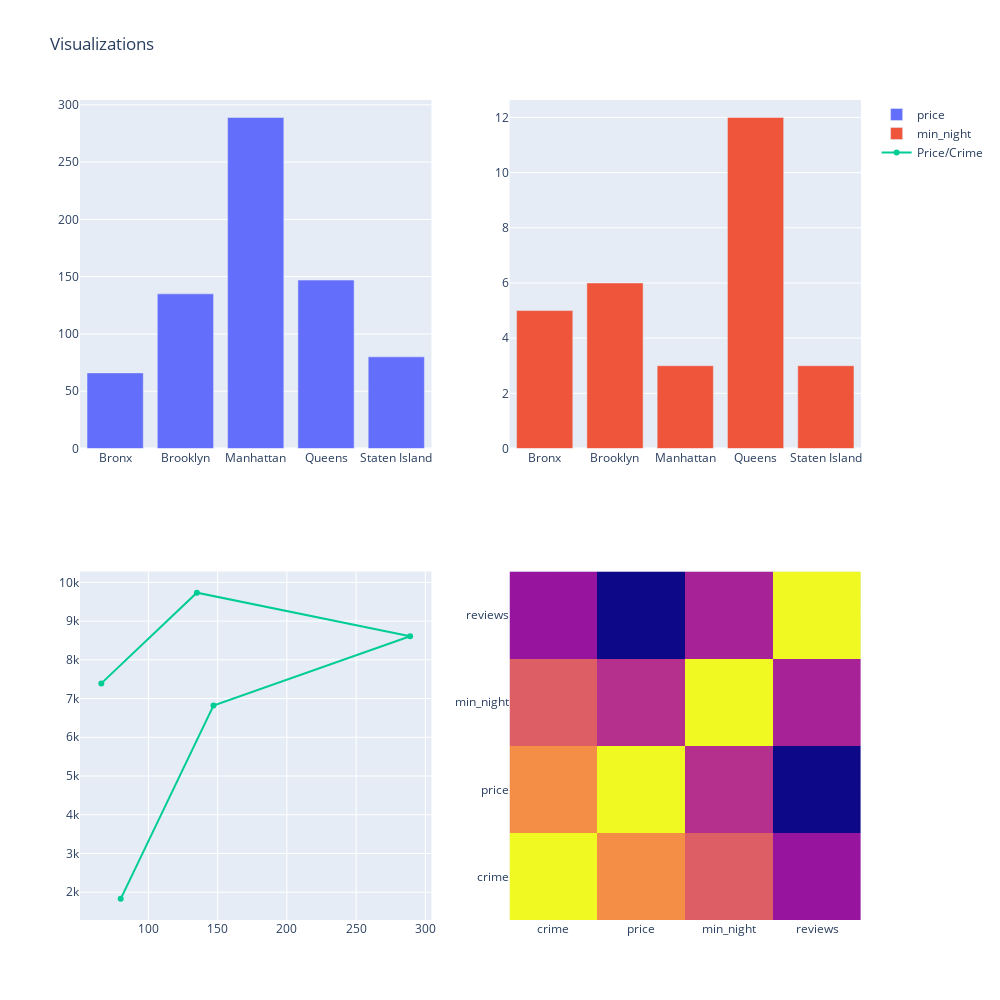
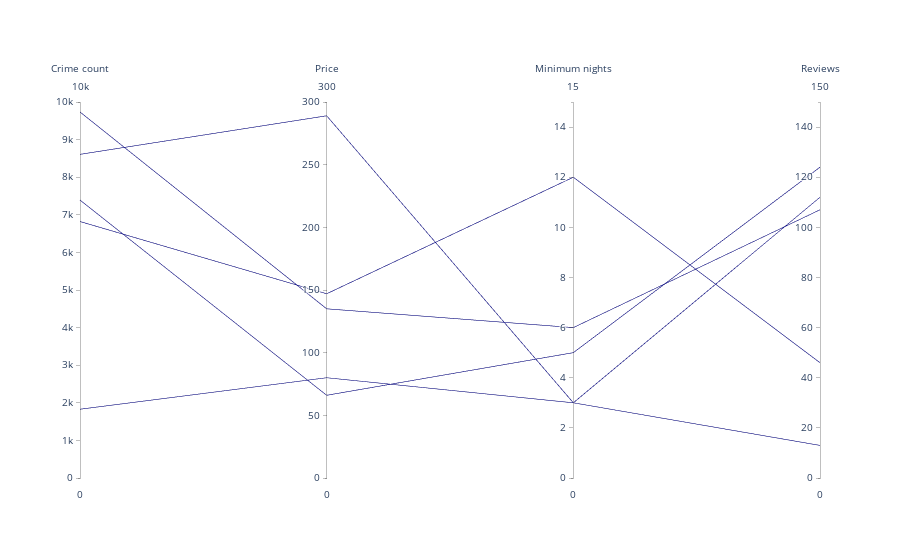

Here is the notebook cell these charts were saved with, in order:
### Code cell
#initial data
f = pd.read_csv("airbnb_&_crime.csv")
print("Visualization dashboard below is created from Airbnb Vs Crime data in 5 bouroughs of New York. Let learn more about the commonly understood facts about New York data and some those we learned from these visualization.")


# <font color='#5BC60C'>DASHBOARD</font> 
#run this code to see the correlation data used for the corelaion matrix
da=f[['Crime_count','price','minimum_nights','number_of_reviews']].corr()
da    


# from matplotlib import pyplot
from plotly.subplots import make_subplots
import plotly.graph_objects as go
import plotly.express as px


fig = make_subplots(rows=2, cols=2)

# bar graph 1
fig.add_trace(go.Bar(name='price', x=f['Location'], y=f['price']),row=1,col=1)
# fig.show()

# bar graph 2
fig.add_trace(go.Bar(name="min_night", x=f['Location'], y=f['minimum_nights']),row=1,col=2)
# fig.show()

#scatter plot
fig.add_trace(go.Scatter(name="Price/Crime",x=f['price'],y=f['Crime_count'],text=["Bronx","Brooklyn","Manhattan","Queens","Staten Island"]),row=2, col=1)


#corr matrix in heatmap
fig.add_trace(go.Heatmap(z=[[1.000000,0.472697,0.202336,-0.299542],[0.472697,1.000000,-0.112712,-0.909237],
                                   [0.202336,-0.112712,1.000000,-0.199395],[-0.299542,-0.909237,-0.199395,1.000000]]
                               ,x=['crime','price','min_night','reviews'],
                                y=['crime','price','min_night','reviews'],showscale = False),row=2,col=2)

fig.update_layout(height=1000, width=1000, title_text="Visualizations")

fig.show()

#parallel axis
fig = go.Figure(data=
    go.Parcoords(
        line = dict(color ='darkblue',
                   colorscale = [[0,'purple'],[0.5,'lightseagreen'],[1,'gold']]),
        dimensions = list([
#             dict(range = [0,8],
#                 constraintrange = [4,8],
#                 label = 'Location', values = f['Location']),
            dict(range = [0,10000],
                label = 'Crime count', values = f['Crime_count']),
            dict(range = [0,300],
                label = 'Price', values = f['price']),
            dict(range = [0,15],
                label = 'Minimum nights', values = f['minimum_nights']),
            dict(range = [0,150],
                label = 'Reviews', values = f['number_of_reviews'])
        ])
    )
)

fig.update_layout(
    plot_bgcolor = 'white',
    paper_bgcolor = 'white'
)

fig.show()




#Brushing Linking
from plotly.offline import iplot, init_notebook_mode
import plotly.graph_objs as go
import pandas as pd
import numpy as np
import ipywidgets as widgets
init_notebook_mode(connected=True)

cars_df = pd.read_csv("airbnb_&_crime.csv")

# Build parcats dimensions
categorical_dimensions = [
  'price',
  'minimum_nights',
  'Crime_count','number_of_reviews'
];

dimensions = [
    dict(values=cars_df[label], label=label)
    for label in categorical_dimensions
]

# Build colorscale
color = np.zeros(len(cars_df), dtype='uint8')
colorscale = [[0, 'gray'], [0.33, 'gray'],
              [0.33, 'firebrick'], [0.66, 'firebrick'],
              [0.66, 'blue'], [1.0, 'blue']];
cmin = -0.5
cmax = 2.5

# Build figure as FigureWidget
fig = go.FigureWidget(
    data=[
        go.Scatter(
            x=cars_df.Location,
            y=cars_df['Crime_count'],
            marker={'color': color,
                    'cmin': cmin,
                    'cmax': cmax,
                    'colorscale': colorscale,
                    'showscale': True,
                    'colorbar': {'tickvals': [0, 1, 2],
                                 'ticktext': ['None', 'Red', 'Blue']}
                   },
            mode='markers'),

        go.Parcats(
            domain={'y': [0, 0.4]},
            dimensions=dimensions,
            line={
                'colorscale': colorscale,
                'cmin': cmin,
                'cmax': cmax,
                'color': color,
                'shape': 'hspline'})
    ],
    layout=go.Layout(
        height=800,
        xaxis={'title': 'Location'},
        yaxis={'title': 'Crime count',
               'domain': [0.6, 1]},
        dragmode='lasso',
        hovermode='closest')
)

# Build color selection widget
color_toggle = widgets.ToggleButtons(
    options=['None', 'Red', 'Blue'],
    index=1,
    description='Brush Color:',
    disabled=False,
)

# Update color callback
def update_color(trace, points, state):
    # Compute new color array
    new_color = np.array(fig.data[0].marker.color)
    new_color[points.point_inds] = color_toggle.index

    with fig.batch_update():
        # Update scatter color
        fig.data[0].marker.color = new_color

        # Update parcats colors
        fig.data[1].line.color = new_color

# Register callback on scatter selection...
fig.data[0].on_selection(update_color)
# and parcats click
fig.data[1].on_click(update_color)

# Display figure
widgets.VBox([color_toggle, fig])

### Figure 1 — Plotly figure (JSON) as saved in the notebook; plotly's stock layout.template omitted (floating-point values rounded to 4 significant figures)
{"data": [{"name": "price", "type": "bar", "x": ["Bronx", "Brooklyn", "Manhattan", "Queens", "Staten Island"], "xaxis": "x", "y": [66, 135, 289, 147, 80], "yaxis": "y"}, {"name": "min_night", "type": "bar", "x": ["Bronx", "Brooklyn", "Manhattan", "Queens", "Staten Island"], "xaxis": "x2", "y": [5, 6, 3, 12, 3], "yaxis": "y2"}, {"name": "Price/Crime", "text": ["Bronx", "Brooklyn", "Manhattan", "Queens", "Staten Island"], "type": "scatter", "x": [66, 135, 289, 147, 80], "xaxis": "x3", "y": [7392, 9734, 8608, 6821, 1829], "yaxis": "y3"}, {"showscale": false, "type": "heatmap", "x": ["crime", "price", "min_night", "reviews"], "xaxis": "x4", "y": ["crime", "price", "min_night", "reviews"], "yaxis": "y4", "z": [[1, 0.4727, 0.2023, -0.2995], [0.4727, 1, -0.1127, -0.9092], [0.2023, -0.1127, 1, -0.1994], [-0.2995, -0.9092, -0.1994, 1]]}], "layout": {"height": 1000, "title": {"text": "Visualizations"}, "width": 1000, "xaxis": {"anchor": "y", "domain": [0, 0.45]}, "xaxis2": {"anchor": "y2", "domain": [0.55, 1]}, "xaxis3": {"anchor": "y3", "domain": [0, 0.45]}, "xaxis4": {"anchor": "y4", "domain": [0.55, 1]}, "yaxis": {"anchor": "x", "domain": [0.575, 1]}, "yaxis2": {"anchor": "x2", "domain": [0.575, 1]}, "yaxis3": {"anchor": "x3", "domain": [0, 0.425]}, "yaxis4": {"anchor": "x4", "domain": [0, 0.425]}}}

### Figure 2 — Plotly figure (JSON) as saved in the notebook; plotly's stock layout.template omitted (floating-point values rounded to 4 significant figures)
{"data": [{"dimensions": [{"label": "Crime count", "range": [0, 10000], "values": [7392, 9734, 8608, 6821, 1829]}, {"label": "Price", "range": [0, 300], "values": [66, 135, 289, 147, 80]}, {"label": "Minimum nights", "range": [0, 15], "values": [5, 6, 3, 12, 3]}, {"label": "Reviews", "range": [0, 150], "values": [124, 107, 13, 46, 112]}], "line": {"color": "darkblue", "colorscale": [[0, "purple"], [0.5, "lightseagreen"], [1, "gold"]]}, "type": "parcoords"}], "layout": {"paper_bgcolor": "white", "plot_bgcolor": "white"}}
